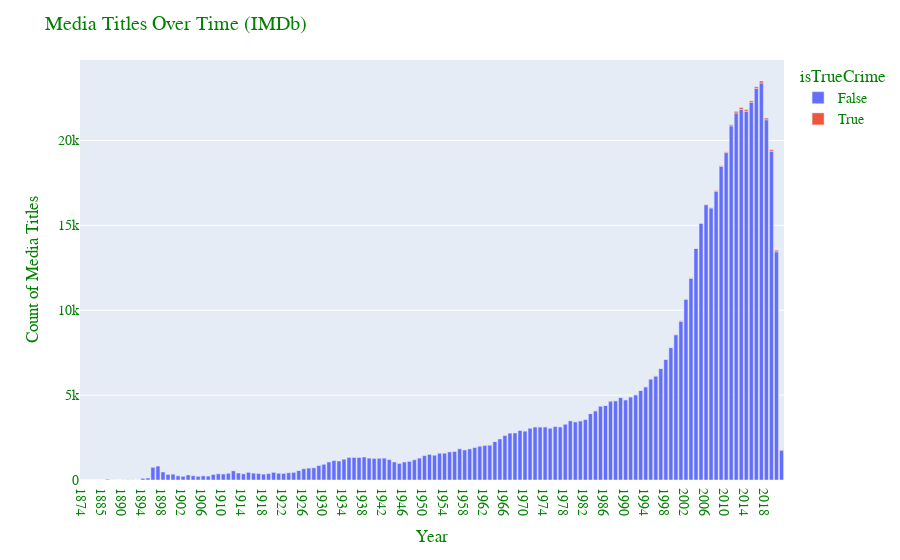

Notebook cell for this chart:
### Markdown cell above
### __Could this just be the result of media content increasing overall?__

Create a time series stacked bar chart from the media_titles dataframe, with the x axis being years and the y being the count of titles.  Part of the stack should be all media titles, and the remaining is specific to true crime.

 _Assumptions:_
  * IMDB is _comprehensive_, meaning it has all the titles we need to truly get a count of titles, both overall and for True Crime media.  We have already cleaned the data and dropped many titles, so we can only use this data to approximately _compare the years_ to each other.

### Code cell
media_titles_count = media_titles.groupby(['startYear', 'isTrueCrime'])['tconst'].count().reset_index()
fig = px.bar(media_titles_count, x="startYear", y="tconst", color='isTrueCrime')


fig.update_layout(
    title="Media Titles Over Time (IMDb)",
    xaxis_title="Year",
    yaxis_title="Count of Media Titles",
    font=dict(
        family="Times New Roman",
        size=14,
        color="Green"
    )
)

### Figure 1 — Plotly figure (JSON) as saved in the notebook; plotly's stock layout.template omitted (floating-point values rounded to 4 significant figures; data arrays with more than 128 entries replaced by an {"elided": "..."} marker saying what was removed)
{"data": [{"alignmentgroup": "True", "hovertemplate": "isTrueCrime=False<br>startYear=%{x}<br>tconst=%{y}<extra></extra>", "legendgroup": "False", "marker": {"color": "#636efa"}, "name": "False", "offsetgroup": "False", "orientation": "v", "showlegend": true, "textposition": "auto", "type": "bar", "x": {"elided": "140 str values"}, "xaxis": "x", "y": {"elided": "140 int values"}, "yaxis": "y"}, {"alignmentgroup": "True", "hovertemplate": "isTrueCrime=True<br>startYear=%{x}<br>tconst=%{y}<extra></extra>", "legendgroup": "True", "marker": {"color": "#EF553B"}, "name": "True", "offsetgroup": "True", "orientation": "v", "showlegend": true, "textposition": "auto", "type": "bar", "x": ["1925", "1934", "1936", "1937", "1951", "1955", "1963", "1964", "1970", "1971", "1973", "1974", "1977", "1978", "1980", "1981", "1983", "1984", "1986", "1987", "1988", "1989", "1990", "1991", "1992", "1993", "1994", "1995", "1996", "1997", "1998", "1999", "2000", "2001", "2002", "2003", "2004", "2005", "2006", "2007", "2008", "2009", "2010", "2011", "2012", "2013", "2014", "2015", "2016", "2017", "2018", "2019", "2020", "2021"], "xaxis": "x", "y": [1, 1, 5, 1, 1, 1, 2, 1, 1, 1, 1, 2, 1, 2, 2, 2, 1, 5, 1, 6, 7, 4, 2, 5, 11, 6, 8, 6, 9, 6, 12, 13, 21, 23, 15, 22, 20, 16, 31, 26, 45, 40, 45, 66, 93, 106, 95, 87, 94, 115, 99, 93, 91, 18], "yaxis": "y"}], "layout": {"barmode": "relative", "font": {"color": "Green", "family": "Times New Roman", "size": 14}, "legend": {"title": {"text": "isTrueCrime"}, "tracegroupgap": 0}, "margin": {"t": 60}, "title": {"text": "Media Titles Over Time (IMDb)"}, "xaxis": {"anchor": "y", "domain": [0, 1], "title": {"text": "Year"}}, "yaxis": {"anchor": "x", "domain": [0, 1], "title": {"text": "Count of Media Titles"}}}}
